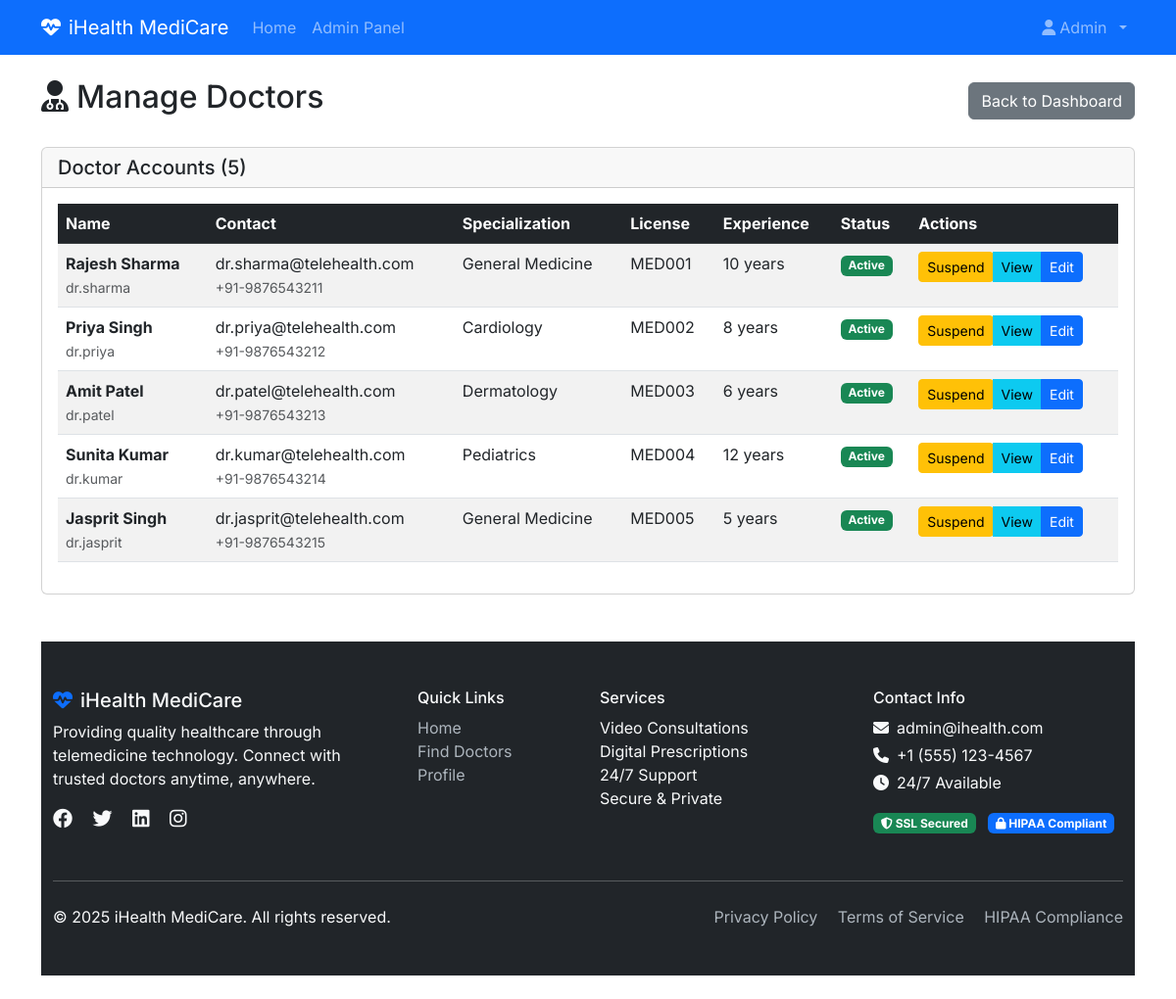
/admin/manage_doctors.php (signed in), run on the app's committed database.
### tables this page shows
CREATE TABLE doctor_profiles (
    id INT PRIMARY KEY AUTO_INCREMENT,
    user_id INT UNIQUE NOT NULL,
    specialization_id INT NOT NULL,
    license_number VARCHAR(100) UNIQUE NOT NULL,
    experience_years INT DEFAULT 0,
    qualification TEXT NOT NULL,
    consultation_fee DECIMAL(10,2) NOT NULL DEFAULT 500.00,
    bio TEXT,
    languages VARCHAR(200) DEFAULT 'English, Hindi',
    availability_start TIME DEFAULT '09:00:00',
    availability_end TIME DEFAULT '18:00:00',
    available_days VARCHAR(255) DEFAULT 'monday,tuesday,wednesday,thursday,friday,saturday' COMMENT 'Comma-separated list of available days',
    rating DECIMAL(3,2) DEFAULT 0.00,
    total_reviews INT DEFAULT 0,
    clinic_name VARCHAR(200),
    clinic_address TEXT,
    is_verified BOOLEAN DEFAULT FALSE,
    created_at TIMESTAMP DEFAULT CURRENT_TIMESTAMP,
    updated_at TIMESTAMP DEFAULT CURRENT_TIMESTAMP ON UPDATE CURRENT_TIMESTAMP,

    FOREIGN KEY (user_id) REFERENCES users(id) ON DELETE CASCADE,
    FOREIGN KEY (specialization_id) REFERENCES specializations(id) ON DELETE RESTRICT,
    INDEX idx_specialization (specialization_id),
    INDEX idx_rating (rating),
    INDEX idx_fee (consultation_fee)
);

CREATE TABLE users (
    id INT PRIMARY KEY AUTO_INCREMENT,
    username VARCHAR(50) UNIQUE NOT NULL,
    email VARCHAR(100) UNIQUE NOT NULL,
    password VARCHAR(255) NOT NULL,
    role ENUM('admin', 'doctor', 'patient') NOT NULL,
    first_name VARCHAR(50) NOT NULL,
    last_name VARCHAR(50) NOT NULL,
    phone VARCHAR(20),
    profile_picture VARCHAR(255),
    address TEXT,
    city VARCHAR(100),
    state VARCHAR(100),
    country VARCHAR(100) DEFAULT 'India',
    postal_code VARCHAR(20),
    date_of_birth DATE,
    gender ENUM('male', 'female', 'other'),
    status ENUM('active', 'inactive', 'suspended') DEFAULT 'active',
    email_verified BOOLEAN DEFAULT FALSE,
    created_at TIMESTAMP DEFAULT CURRENT_TIMESTAMP,
    updated_at TIMESTAMP DEFAULT CURRENT_TIMESTAMP ON UPDATE CURRENT_TIMESTAMP,

    INDEX idx_role (role),
    INDEX idx_status (status),
    INDEX idx_email (email)
);

CREATE TABLE specializations (
    id INT PRIMARY KEY AUTO_INCREMENT,
    name VARCHAR(100) UNIQUE NOT NULL,
    description TEXT,
    icon VARCHAR(50) DEFAULT 'fas fa-stethoscope',
    created_at TIMESTAMP DEFAULT CURRENT_TIMESTAMP
);

### admin/manage_doctors.php (the view, shortened to what this page needs)
<?php
require_once '../includes/db_connect.php';
$doctors = [];
try {
    $stmt = $db->query("
        SELECT u.id, u.username, u.email, u.first_name, u.last_name, u.phone, u.created_at, u.status,
               s.name as specialization, dp.license_number, dp.experience_years
        FROM users u
        LEFT JOIN doctor_profiles dp ON u.id = dp.user_id
        LEFT JOIN specializations s ON dp.specialization_id = s.id
        WHERE u.role = 'doctor'
        ORDER BY u.created_at DESC
    ");
    $doctors = $stmt->fetchAll();
} catch (PDOException $e) {
    $error = 'Database error: ' . $e->getMessage();
}
require_once '../includes/header.php';
?>
<div class="d-flex justify-content-between align-items-center mb-4">
    <h2><i class="fas fa-user-md me-2"></i>Manage Doctors</h2>
    <a href="index.php" class="btn btn-secondary">Back to Dashboard</a>
</div>
<div class="card">
    <div class="card-header">
        <h5 class="mb-0">Doctor Accounts (<?php echo count($doctors); ?>)</h5>
    </div>
    <div class="card-body">
        <?php if (empty($doctors)): ?>
            <p class="text-muted">No doctors found.</p>
        <?php else: ?>
            <div class="table-responsive">
                <table class="table table-striped table-hover">
                    <thead class="table-dark">
                        <tr>
                            <th>Name</th>
                            <th>Contact</th>
                            <th>Specialization</th>
                            <th>License</th>
                            <th>Experience</th>
                            <th>Status</th>
                            <th>Actions</th>
                        </tr>
                    </thead>
                    <tbody>
                        <?php foreach ($doctors as $doctor): ?>
                            <tr>
                                <td>
                                    <strong><?php echo htmlspecialchars($doctor['first_name'] . ' ' . $doctor['last_name']); ?></strong>
                                    <br><small class="text-muted"><?php echo htmlspecialchars($doctor['username']); ?></small>
                                </td>
                                <td>
                                    <?php echo htmlspecialchars($doctor['email']); ?>
                                    <br><small class="text-muted"><?php echo htmlspecialchars($doctor['phone'] ?? 'N/A'); ?></small>
                                </td>
                                <td><?php echo htmlspecialchars($doctor['specialization'] ?? 'N/A'); ?></td>
                                <td><?php echo htmlspecialchars($doctor['license_number'] ?? 'N/A'); ?></td>
                                <td><?php echo $doctor['experience_years'] ? $doctor['experience_years'] . ' years' : 'N/A'; ?></td>
                                <td>
                                    <span class="badge bg-<?php echo $doctor['status'] === 'active' ? 'success' : ($doctor['status'] === 'suspended' ? 'danger' : 'secondary'); ?>">
                                        <?php echo ucfirst($doctor['status']); ?>
                                    </span>
                                </td>
                                <td>
                                    <div class="btn-group" role="group">
                                        <?php if ($doctor['status'] === 'active'): ?>
                                            <form method="POST" style="display: inline;" onsubmit="return confirm('Are you sure you want to suspend this doctor?')">
                                                <button type="submit" class="btn btn-warning btn-sm">
                                                    Suspend
                                                </button>
                                            </form>
                                        <?php endif; ?>
                                        <a href="view_doctor.php?id=<?php echo $doctor['id']; ?>" class="btn btn-info btn-sm">View</a>
                                        <a href="edit_doctor.php?id=<?php echo $doctor['id']; ?>" class="btn btn-primary btn-sm">Edit</a>
                                    </div>
                                </td>
                            </tr>
                        <?php endforeach; ?>
                    </tbody>
                </table>
            </div>
        <?php endif; ?>
    </div>
</div>
<?php require_once '../includes/footer.php'; ?>

### assets/css/style.css (style rules this page uses)
body { font-family: 'Inter', sans-serif; }

### data on the page
doctor_profiles: user.last_name "Rajesh Sharma", user.username "dr.sharma", user.email "dr.sharma@telehealth.com", user.phone "+91-9876543211", specialization.name "General Medicine", license_number "MED001", experience_years "10", user.status "Active"
doctor_profiles: user.last_name "Priya Singh", user.username "dr.priya", user.email "dr.priya@telehealth.com", user.phone "+91-9876543212", specialization.name "Cardiology", license_number "MED002", experience_years "8", user.status "Active"
doctor_profiles: user.last_name "Amit Patel", user.username "dr.patel", user.email "dr.patel@telehealth.com", user.phone "+91-9876543213", specialization.name "Dermatology", license_number "MED003", experience_years "6", user.status "Active"
doctor_profiles: user.last_name "Sunita Kumar", user.username "dr.kumar", user.email "dr.kumar@telehealth.com", user.phone "+91-9876543214", specialization.name "Pediatrics", license_number "MED004", experience_years "12", user.status "Active"
doctor_profiles: user.last_name "Jasprit Singh", user.username "dr.jasprit", user.email "dr.jasprit@telehealth.com", user.phone "+91-9876543215", specialization.name "General Medicine", license_number "MED005", experience_years "5", user.status "Active"

### other printed values
SITE_NAME "iHealth MediCare"
$_SESSION['first_name'] "Admin"
count($doctors) "5"
ADMIN_EMAIL "admin@ihealth.com"
